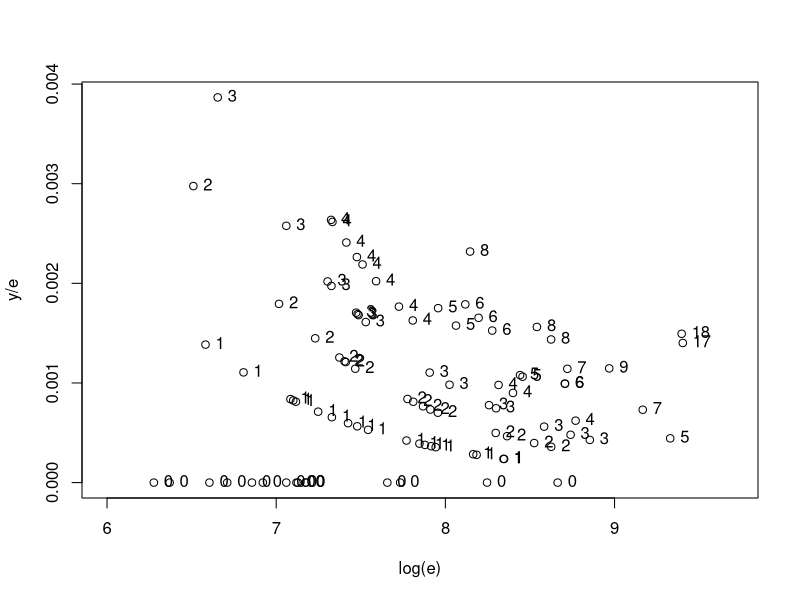
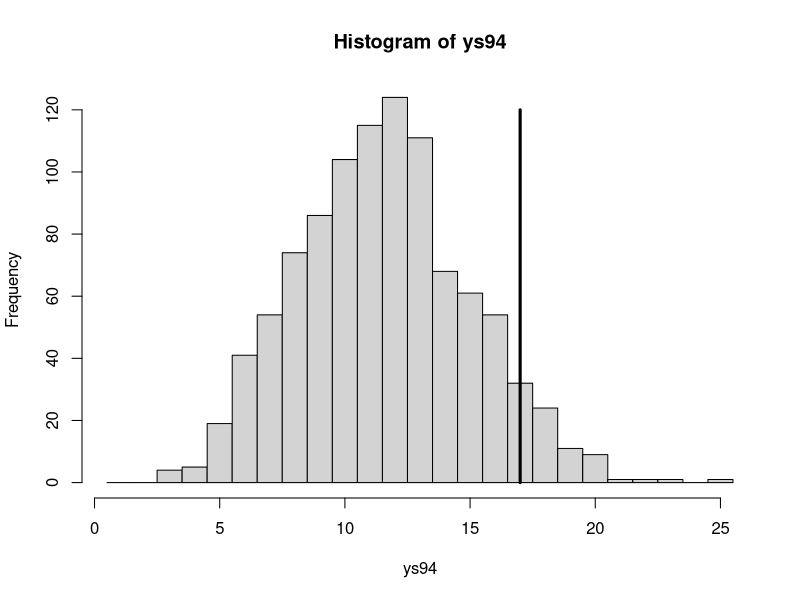
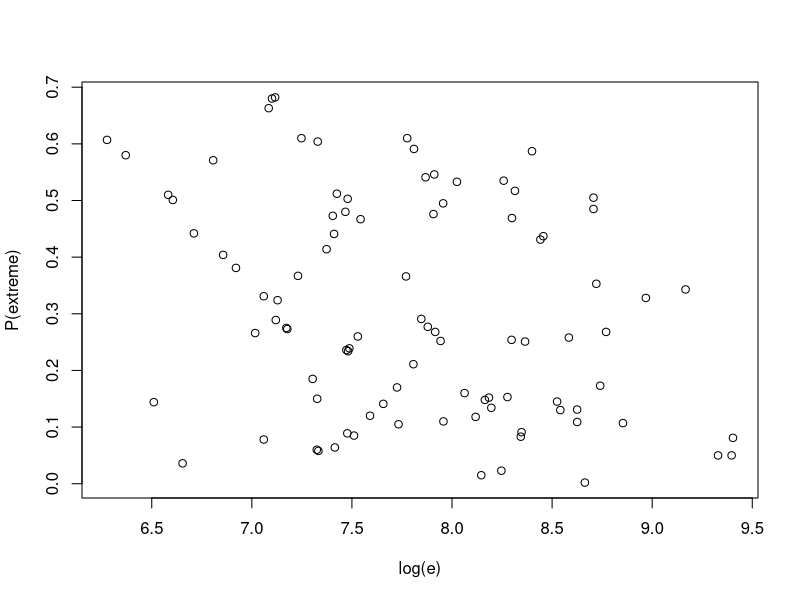
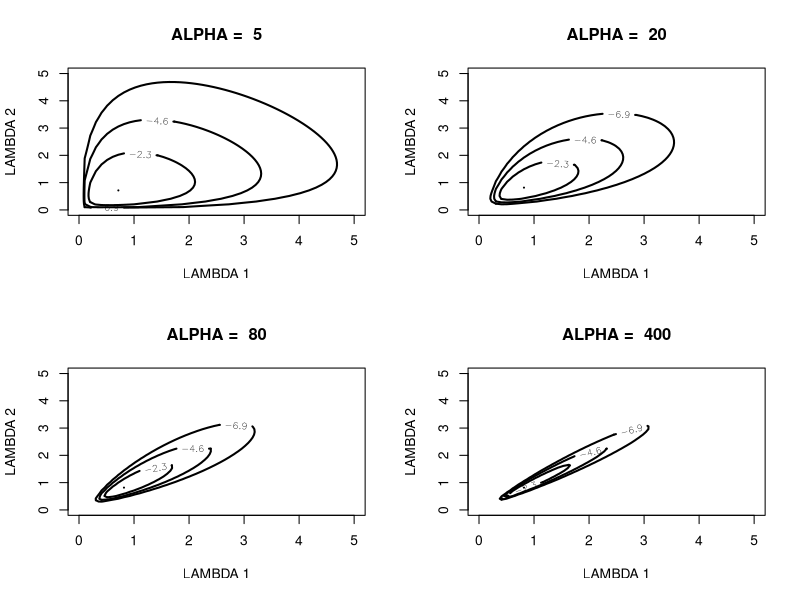

The R source for these figures, in order:
## ---- chunk 1
library(LearnBayes) # package for the book
library(kableExtra) # for display table in HTML format
## ---- chunk 2
data(hearttransplants)
attach(hearttransplants)
## ---- chunk 3
plot(log(e), y/e, xlim = c(6,9.7),xlab = "log(e)",ylab = "y/e")
text(log(e), y/e, labels = as.character(y),pos = 4)
## ---- chunk 4
sum(y);sum(e)
## ---- chunk 5
lambda = rgamma(1000, shape = 277, rate = 294681)
## ---- chunk 6
ys94 = rpois(1000, e[94]*lambda)
## ---- chunk 7
hist(ys94,breaks = seq(.5,max(ys94)+.5))
lines(c(y[94],y[94]),c(0,120),lwd=3)
## ---- chunk 8
lambda = rgamma(1000, shape = 277, rate = 294681)
prob.out = function(i){
  ysi = rpois(1000, e[i]*lambda)
  pleft = sum(ysi<=y[i])/1000
  pright = sum(ysi>=y[i])/1000
  return(min(pleft,pright))
}
pout = sapply(1:94,prob.out)
## ---- chunk 9
plot(log(e), pout, ylab = "P(extreme)")
## ---- chunk 10
pgexchprior = function(lambda,pars){
  # lambda: true rates
  # pars: set of params
  alpha = pars[1]; a = pars[2]; b = pars[3]
  val = (alpha-1)*log(prod(lambda)) - (2*alpha+a)*log(alpha*sum(lambda)+b)
  return(val)
}
## ---- chunk 11
alpha = c(5,20,80,400); par(mfrow=c(2,2))
for (j in 1:4) {
  mycontour(pgexchprior,c(.001,5,.001,5),c(alpha[j],10,10),
            main=paste("ALPHA = ",alpha[j]), xlab = "LAMBDA 1", ylab = "LAMBDA 2")
}
